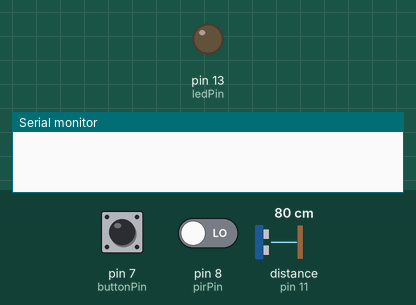
The sketch below on a simulated Arduino Uno, built with avr-gcc and run on an emulated ATmega328P. Parts: output pins drawn as LEDs (lit = HIGH), the last lines printed to the serial monitor. Inputs (shaded band) come from the test bench; at power-on: pin 7 (buttonPin) HIGH, pin 8 (pirPin) LOW, distance to the obstacle (sensor on pin 11) 80 cm. The echo pulse lasts 58.3 µs per cm.

Above: at 1.2 s.
1.3 s: pin 7 (buttonPin) pulled LOW for 0.15 s
At 1.7 s:
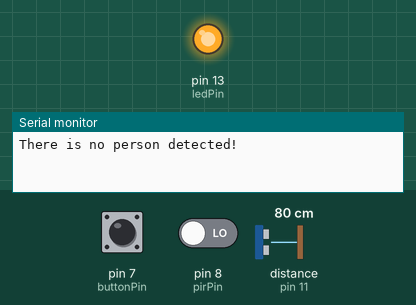
3.3 s: pin 7 (buttonPin) pulled LOW for 3.2 s
At 7.8 s:
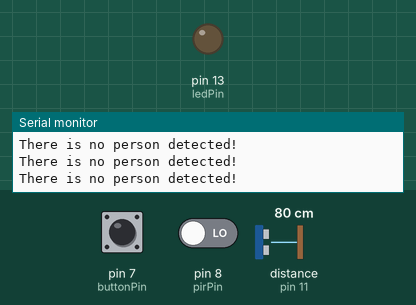
8.3 s: pin 7 (buttonPin) driven LOW and pin 8 (pirPin) driven HIGH
At 9.1 s:
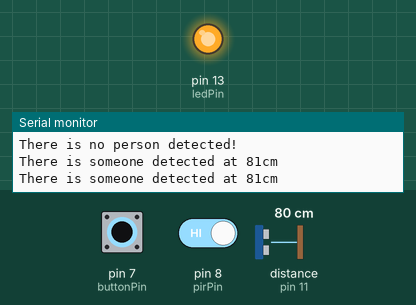
10.3 s: pin 7 (buttonPin) driven HIGH
At 11.3 s:
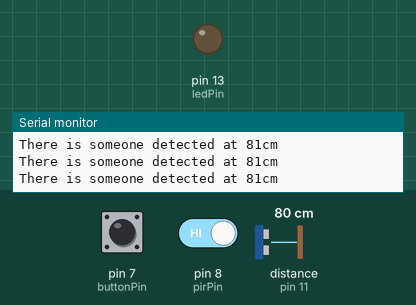
Timing chart, 0 to 12.8 s (numbered marks = the images above; inputs shaded):
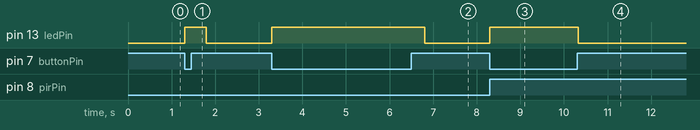

Measured:
- after the input at 1.3 s, pin 13 (ledPin): LOW → HIGH at once, → LOW 0.50 s later
- after the input at 3.3 s, pin 13 (ledPin): LOW → HIGH at once, → LOW 3.5 s later
- after the input at 8.3 s, pin 13 (ledPin): LOW → HIGH at once
- after the input at 10.3 s, pin 13 (ledPin): HIGH → LOW at once

The sketch:

Exercise_1_Sensor_Combination.ino
```cpp
#include <NewPing.h>

int buttonPin = 7;
int ledPin = 13;
int pirPin = 8;
int buttonValue =0;
int pirValue=0;

#define TRIGGER_PIN  12  // Arduino pin tied to trigger pin on the ultrasonic sensor.
#define ECHO_PIN     11  // Arduino pin tied to echo pin on the ultrasonic sensor.
#define MAX_DISTANCE 200 // Maximum distance we want to ping for (in centimeters). Maximum sensor distance is rated at 400-500cm.

NewPing sonar(TRIGGER_PIN, ECHO_PIN, MAX_DISTANCE); // NewPing setup of pins and maximum distance.


void setup() {
  // put your setup code here, to run once:
  pinMode(buttonPin, INPUT);
  pinMode(ledPin, OUTPUT);
  pinMode(pirPin, INPUT);
  Serial.begin(9600);
}

void loop() {
  // put your main code here, to run repeatedly:
  buttonValue = digitalRead(buttonPin);
  digitalWrite(ledPin,!buttonValue);
  if (!buttonValue){
    pirValue=digitalRead(pirPin);
    if (pirValue){
      unsigned int uS = sonar.ping(); // Send ping, get ping time in microseconds (uS).
      Serial.print("There is someone detected at ");
      Serial.print(uS / US_ROUNDTRIP_CM); // Convert ping time to distance in cm and print result (0 = outside set distance range)
      Serial.println("cm");
    }else{
      Serial.println("There is no person detected!");
    }
    delay(500);
  }

}
```
